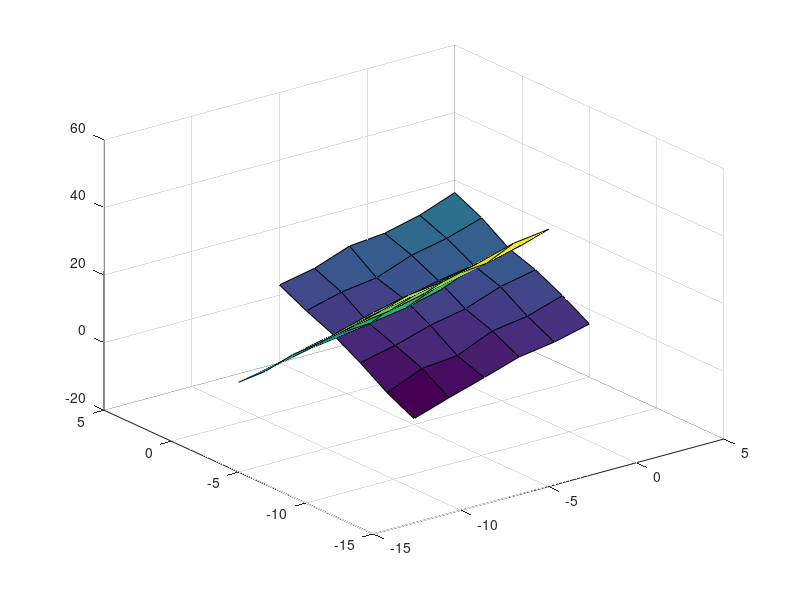

This figure's MATLAB source:
clear all; close all; clc;

%make a bunch of random planes
A = 4;
B = 6;
C = -3;
D = 5;
%Ax + By + Cz + D = 0
[x1,y1] = meshgrid(-5:2:5, -5:2:5);
z = (D - A .* x1 - B .* y1) ./ C;
z1 = z + rand(size(z)) * 2;

A = 10;
B = -40;
C = -10;
D = 1;
%Ax + By + Cz + D = 0
[x2,y2] = meshgrid(-15:2:-5, -15:2:-5);
z = (D - A .* x2 - B .* y2) ./ C;
z2 = z + rand(size(z)) * 2;
surf(x1,y1,z1)
hold on
surf(x2,y2,z2)

x = [reshape(x1,1,length(x1) * length(x1(1,:))) reshape(x2,1,length(x2)*length(x2(1,:)))];
y = [reshape(y1,1,length(y1) * length(y1(1,:))) reshape(y2,1,length(y2)*length(y2(1,:)))];
z = [reshape(z1,1,length(z1) * length(z1(1,:))) reshape(z2,1,length(z2)*length(z2(1,:)))];

% x = reshape(x1,1,length(x1) * length(x1(1,:)));
% y = reshape(y1,1,length(y1) * length(y1(1,:)));
% z = reshape(z1,1,length(z1) * length(z1(1,:)));

%
% 1: while still enough points in point set P do
% 2:    randomly pick three points p1, p2, p3 from the set of
%       points P
% 3:    if p1, p2 and p3 fulfill the distance criterion then
% 4:        calculate plane (?, ?, ?) spanned by p1, p2, p3
% 5:        increment cell A(?, ?, ?) in the accumulator space
% 6:            if the counter |A(?, ?, ?)| equals threshold t then
% 7:                (?, ?, ?) parameterize the detected plane
% 8:                delete all points close to (?, ?, ?) from P
% 9:                reset the accumulator
% 10:           end if
% 11:   else
% 12:       continue
% 13:   end if
% 14: end while